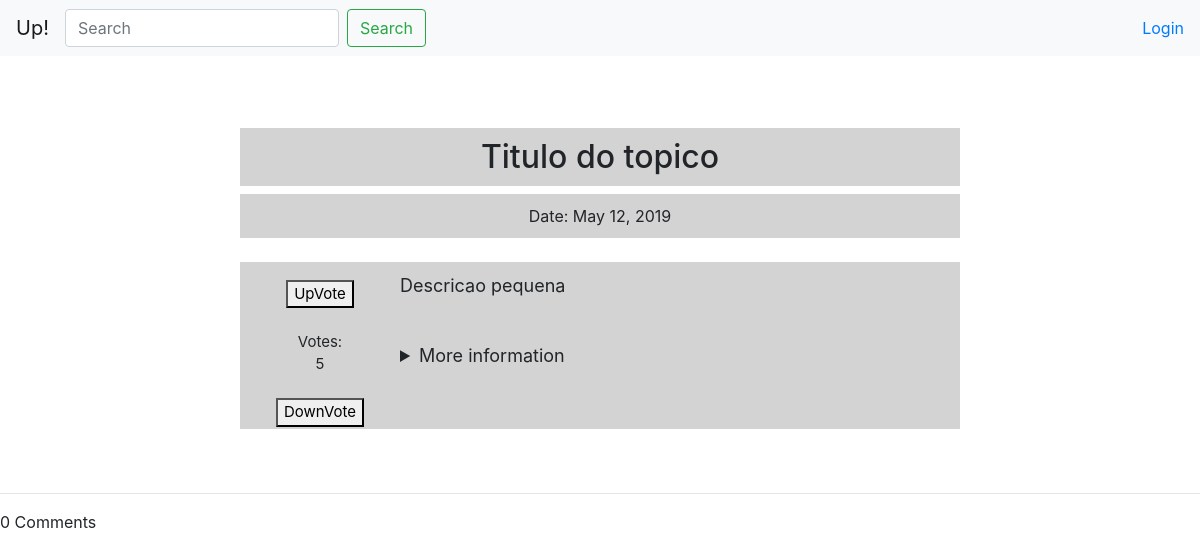
The app's page /Topics/2/, older data.
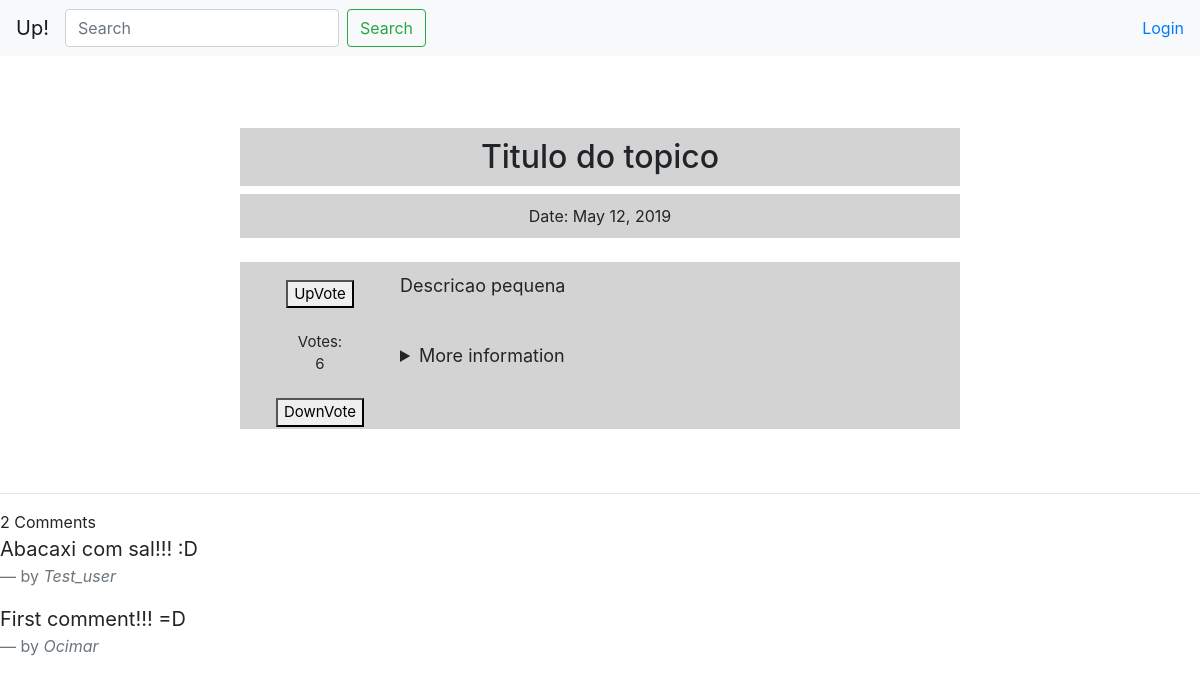
The same page, newer data.
### Topics/models.py (models this page shows, shortened)
class TopicInformation(models.Model):
    title_text = models.CharField(max_length=50)
    small_description = models.CharField(max_length=500)
    pub_date = models.DateField('date published')
    votes = models.IntegerField(default=0)
    big_description = models.CharField(max_length=10000)

class Comment(models.Model):
    topic = models.ForeignKey(TopicInformation, on_delete=models.CASCADE)
    user = models.ForeignKey(User, on_delete=models.CASCADE)
    content = models.TextField(max_length=160)
    timestamp = models.DateTimeField(auto_now_add=True)

### Topics/views.py (the view)
# urls.py: path('<int:id>/', views.detail, name='detail'),
def detail(request, id):
    try:
        topic = TopicInformation.objects.get(pk=id)
    except TopicInformation.DoesNotExist:
        raise Http404("Topic does not exist.")
    comments = Comment.objects.filter(topic=topic).order_by('-id')
    if request.method == 'TOPIC':
        comment_form = CommentForm(request.POST or None)
        if comment_form.is_valid():
            comment_form.save()
    else:
        comment_form = CommentForm()
    context = {
        'topic': topic,
        'comments': comments,
        'comment_form': comment_form,
    }
    return render(request, 'Topics/detail.html', context)

### Topics/forms.py
class CommentForm(forms.ModelForm):
    class Meta:
        model = Comment
        fields = ('content',)

### Topics/templates/Topics/detail.html (shortened to what this page needs)
{% extends 'WebApp/base.html' %}
{% block content %}
<br>
<h2>{{topic.title_text}}</h2>
<p class="date">Date: {{topic.pub_date}}</p>
<br>
<div class="box">
    <div class="div1">
        <form action="{% url 'Topics:upvote' topic.id %}" method='POST'>
    <button type='submit'>UpVote</button>
        </form>
        <br>
        Votes: <br> {{topic.votes}}
        <br>
        <br>
    <form action="{% url 'Topics:downvote' topic.id %}" method='POST'>
    <button type='submit'>DownVote</button>
    </form>
    </div>
    <div class="div2">
        <p class="small_description"> {{topic.small_description}} </p>
        <br>
        <details> <summary> More information</summary>
        </details>
    </div>
</div>
<br><br>
<hr>
<div class="main-comment-section">
    {{ comments.count }} Comment{{ comments|pluralize }}
    {% for comment in comments%}
     <blockquote class="blockquote">
         <p class="mb-0"> {{ comment.content }}</p>
         <footer class="blockquote-footer">by <cite title="Source Title">{{comment.user|capfirst}}</cite> </footer>
     </blockquote>
    {%endfor%}
</div>
{% endblock %}

Row changes from the older to the newer data that the page shows:
changed TopicInformation "Titulo do topico": votes "5" → "6"
added Comment: content "Abacaxi com sal!!! :D", user "Test_user"
added Comment: content "First comment!!! =D", user "Ocimar"
Text that changed along with them:
{{ comments.count }}: "0" → "2"
